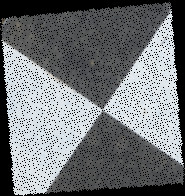
#> input picture B_MU_PIC.png, 185 x 196 px
$ python binaray.py
#> lines starting #> are read from the running program, lines starting #| are printed output that depends on the picture; after the words box and inside, x2 and y2 are one past the last pixel; in counts of white or black regions, pixels touching at a corner belong together
import cv2

img = cv2.imread('B_MU_PIC.png', 0)
#> img: shape (196, 185); min 0, max 239, mean 115.3
ret0, thresh0 = cv2.threshold(img, 200, 255, cv2.THRESH_BINARY)
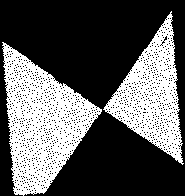
#> thresh0: shape (196, 185); 35.4% white; 2 white regions, box (x1, y1, x2, y2) and area: (2, 42, 102, 196) 7654, (103, 11, 184, 165) 5193

kernel = cv2.getStructuringElement(cv2.MORPH_RECT, (2, 2))

opened2 = cv2.morphologyEx(img, cv2.MORPH_OPEN, kernel, iterations=1)
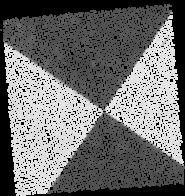
#> opened2: shape (196, 185); min 0, max 232, mean 109
ret1, thresh1 = cv2.threshold(opened2, 200, 255, cv2.THRESH_BINARY)
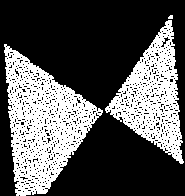
#> thresh1: shape (196, 185); 33.6% white; 3 white regions (1 under 20 px), largest, box (x1, y1, x2, y2) and area: (4, 44, 103, 196) 7295, (105, 20, 184, 164) 4861
closed1 = cv2.morphologyEx(img, cv2.MORPH_CLOSE, kernel, iterations=1)
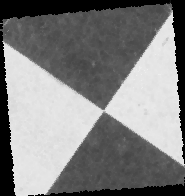
#> closed1: shape (196, 185); min 0, max 239, mean 128.7
ret2, thresh2 = cv2.threshold(closed1, 200, 255, cv2.THRESH_BINARY)
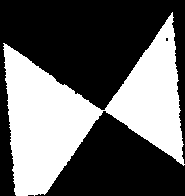
#> thresh2: shape (196, 185); 39.4% white; 1 white region, box (x1, y1, x2, y2) and area: (3, 12, 185, 196) 14294

# cv2.imshow('image', img)
# cv2.imshow('image', thresh1)

cv2.imshow('image', thresh0)
cv2.waitKey(0)
cv2.destroyAllWindows()

cv2.imshow('image', thresh1)
cv2.waitKey(0)
cv2.destroyAllWindows()

cv2.imshow('image', thresh2)
cv2.waitKey(0)
cv2.destroyAllWindows()
